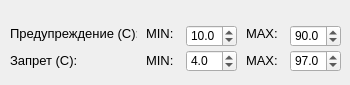
    <widget class="QWidget" name="tab_6">
     <attribute name="title">
      <string>Ограничения</string>
     </attribute>
     <widget class="QDoubleSpinBox" name="doubleSpinBox_7">
      <property name="geometry">
       <rect>
        <x>290</x>
        <y>50</y>
        <width>51</width>
        <height>22</height>
       </rect>
      </property>
      <property name="decimals">
       <number>1</number>
      </property>
      <property name="minimum">
       <double>-100.000000000000000</double>
      </property>
      <property name="maximum">
       <double>5000.000000000000000</double>
      </property>
      <property name="singleStep">
       <double>0.100000000000000</double>
      </property>
      <property name="value">
       <double>97.000000000000000</double>
      </property>
     </widget>
     <widget class="QLabel" name="label_23">
      <property name="geometry">
       <rect>
        <x>10</x>
        <y>18</y>
        <width>127</width>
        <height>31</height>
       </rect>
      </property>
      <property name="font">
       <font>
        <pointsize>10</pointsize>
       </font>
      </property>
      <property name="text">
       <string>Предупреждение (С):</string>
      </property>
     </widget>
     <widget class="QDoubleSpinBox" name="doubleSpinBox_6">
      <property name="geometry">
       <rect>
        <x>290</x>
        <y>25</y>
        <width>51</width>
        <height>22</height>
       </rect>
      </property>
      <property name="decimals">
       <number>1</number>
      </property>
      <property name="minimum">
       <double>-100.000000000000000</double>
      </property>
      <property name="maximum">
       <double>5000.000000000000000</double>
      </property>
      <property name="singleStep">
       <double>0.100000000000000</double>
      </property>
      <property name="value">
       <double>90.000000000000000</double>
      </property>
     </widget>
     <widget class="QDoubleSpinBox" name="doubleSpinBox_5">
      <property name="geometry">
       <rect>
        <x>186</x>
        <y>50</y>
        <width>51</width>
        <height>22</height>
       </rect>
      </property>
      <property name="decimals">
       <number>1</number>
      </property>
      <property name="minimum">
       <double>-100.000000000000000</double>
      </property>
      <property name="maximum">
       <double>5000.000000000000000</double>
      </property>
      <property name="singleStep">
       <double>0.100000000000000</double>
      </property>
      <property name="value">
       <double>4.000000000000000</double>
      </property>
     </widget>
     <widget class="QLabel" name="label_27">
      <property name="geometry">
       <rect>
        <x>10</x>
        <y>45</y>
        <width>127</width>
        <height>31</height>
       </rect>
      </property>
      <property name="font">
       <font>
        <pointsize>10</pointsize>
       </font>
      </property>
      <property name="text">
       <string>Запрет (С):</string>
      </property>
     </widget>
     <widget class="QLabel" name="label_22">
      <property name="geometry">
       <rect>
        <x>146</x>
        <y>45</y>
        <width>31</width>
        <height>31</height>
       </rect>
      </property>
      <property name="font">
       <font>
        <pointsize>10</pointsize>
       </font>
      </property>
      <property name="text">
       <string>MIN:</string>
      </property>
     </widget>
     <widget class="QDoubleSpinBox" name="doubleSpinBox_4">
      <property name="geometry">
       <rect>
        <x>186</x>
        <y>25</y>
        <width>51</width>
        <height>22</height>
       </rect>
      </property>
      <property name="decimals">
       <number>1</number>
      </property>
      <property name="minimum">
       <double>-100.000000000000000</double>
      </property>
      <property name="maximum">
       <double>5000.000000000000000</double>
      </property>
      <property name="singleStep">
       <double>0.100000000000000</double>
      </property>
      <property name="value">
       <double>10.000000000000000</double>
      </property>
     </widget>
     <widget class="QLabel" name="label_25">
      <property name="geometry">
       <rect>
        <x>246</x>
        <y>18</y>
        <width>31</width>
        <height>31</height>
       </rect>
      </property>
      <property name="font">
       <font>
        <pointsize>10</pointsize>
       </font>
      </property>
      <property name="text">
       <string>MAX:</string>
      </property>
     </widget>
     <widget class="QLabel" name="label_24">
      <property name="geometry">
       <rect>
        <x>246</x>
        <y>45</y>
        <width>31</width>
        <height>31</height>
       </rect>
      </property>
      <property name="font">
       <font>
        <pointsize>10</pointsize>
       </font>
      </property>
      <property name="text">
       <string>MAX:</string>
      </property>
     </widget>
     <widget class="QLabel" name="label_26">
      <property name="geometry">
       <rect>
        <x>146</x>
        <y>18</y>
        <width>31</width>
        <height>31</height>
       </rect>
      </property>
      <property name="font">
       <font>
        <pointsize>10</pointsize>
       </font>
      </property>
      <property name="text">
       <string>MIN:</string>
      </property>
     </widget>
    </widget>
